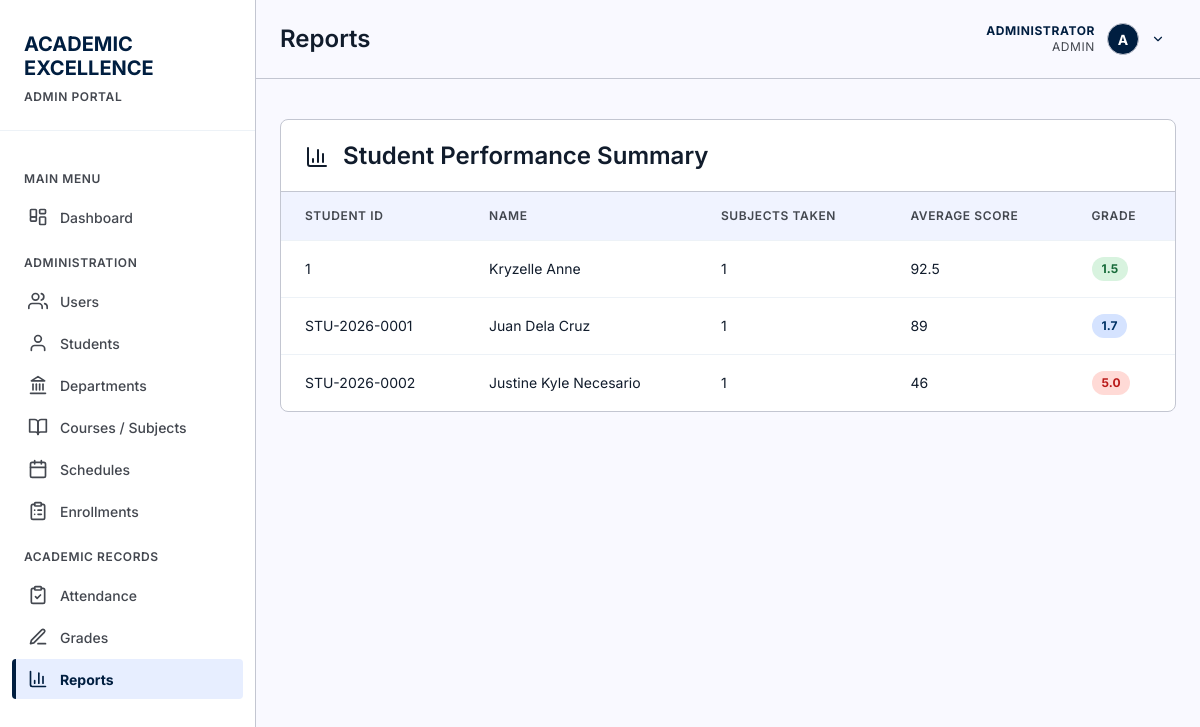
The page /pages/reports.php (signed in) on the database as committed earlier.
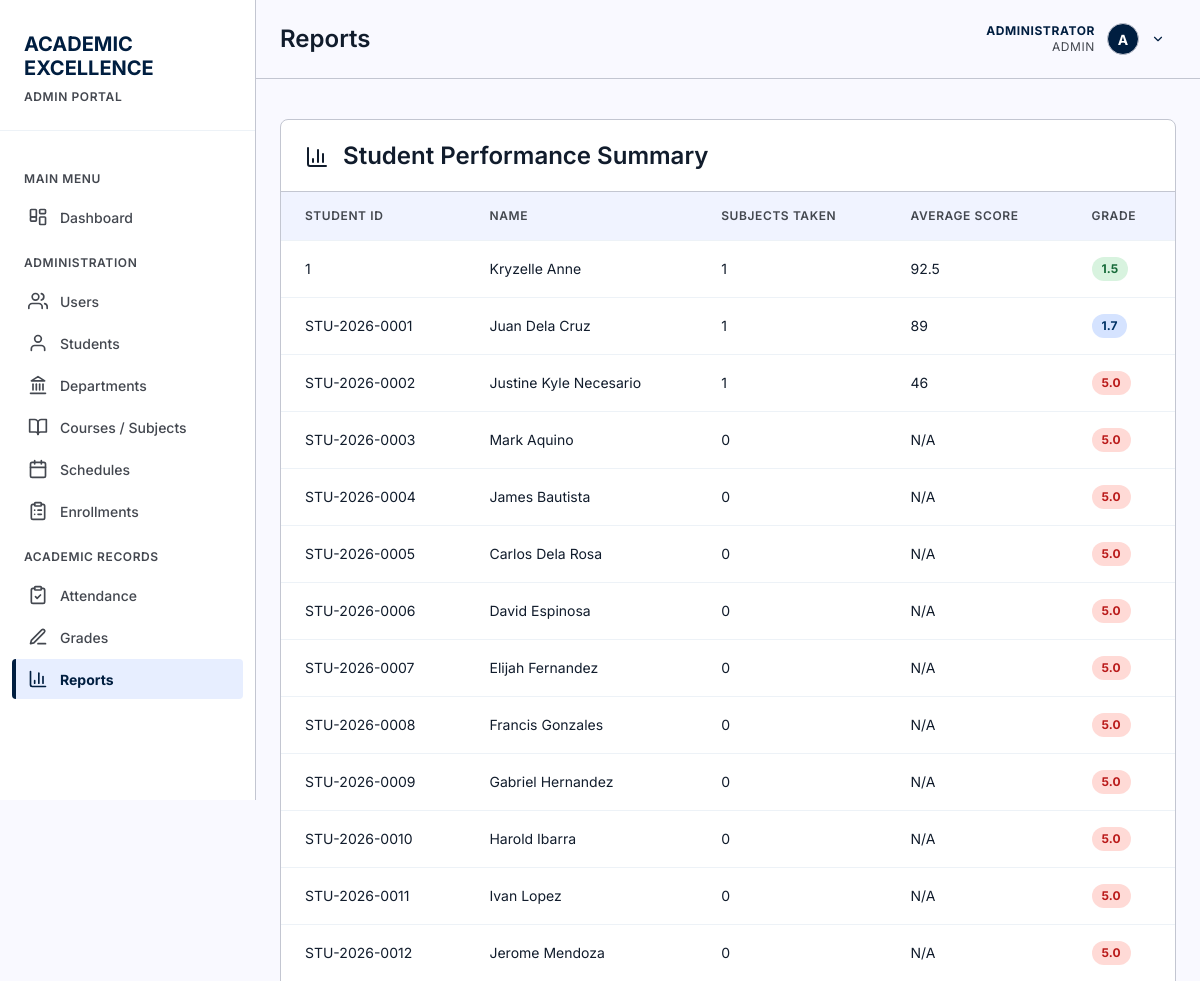
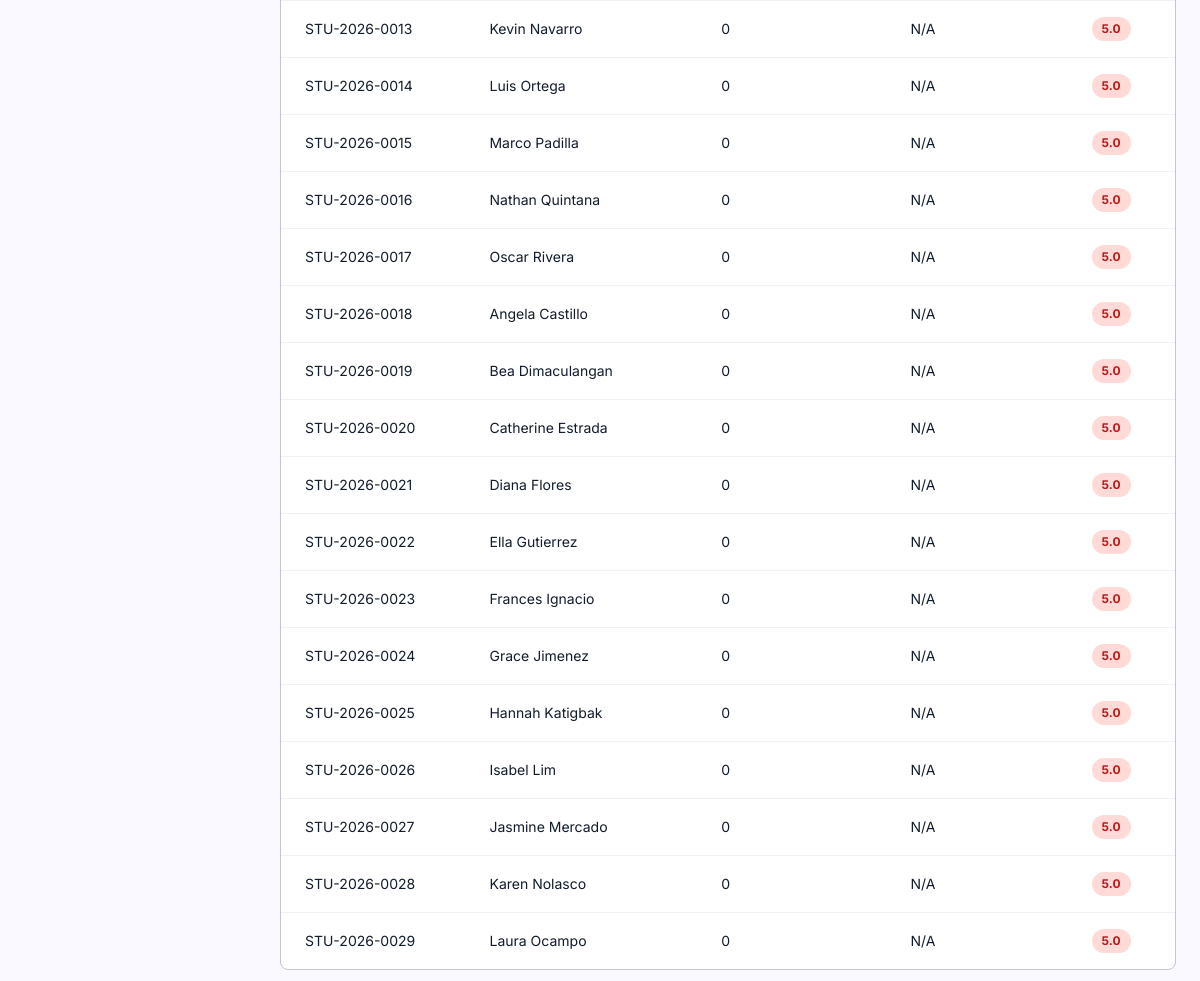
The same page on the database as committed later (2 pictures, top to bottom).
### tables this page shows
CREATE TABLE students (
        id INTEGER PRIMARY KEY AUTOINCREMENT,
        student_id TEXT UNIQUE NOT NULL,
        first_name TEXT NOT NULL,
        last_name TEXT NOT NULL,
        email TEXT,
        phone TEXT,
        date_of_birth DATE,
        gender TEXT CHECK(gender IN ('Male', 'Female', 'Other')),
        enrollment_date DATE DEFAULT CURRENT_DATE,
        status TEXT DEFAULT 'Active' CHECK(status IN ('Active', 'Inactive', 'Graduated')),
        created_at TIMESTAMP DEFAULT CURRENT_TIMESTAMP
    , user_id INTEGER REFERENCES users(id) ON DELETE SET NULL, program_id INTEGER REFERENCES programs(id) ON DELETE SET NULL, year_level INTEGER, expected_graduation_date DATE, updated_at DATETIME);

### includes/functions.php (called while the page is built, shortened)
<?php
require_once __DIR__ . '/icons.php';
function gradeDescriptor($grade) {
    return [
        '1.00' => 'Excellent',
        '1.25' => 'Very Good',
        '1.50' => 'Very Good',
        '1.75' => 'Good',
        '2.00' => 'Good',
        '2.25' => 'Satisfactory',
        '2.50' => 'Satisfactory',
        '2.75' => 'Fairly Satisfactory',
        '3.00' => 'Fairly Satisfactory',
        '4.00' => 'Conditional',
        '5.00' => 'Failing'
    ][(string) $grade] ?? '';
}
function gradeBadgeClass($grade) {
    $g = (string) $grade;
    if ($g === '1.00' || $g === '1.25' || $g === '1.50') return 'grade-top';
    if ($g === '1.75' || $g === '2.00' || $g === '2.25') return 'grade-good';
    return 'grade-fail';
}
function formatGrade($grade) {
    $g = (float) $grade;
    return number_format(floor($g * 10) / 10, 1, '.', '');
}

### pages/reports.php (the view, shortened to what this page needs)
<?php
require_once '../includes/functions.php';
$db = getDB();
$stmt = $db->query("
    SELECT
        s.id,
        s.student_id,
        s.first_name,
        s.last_name,
        COUNT(g.id) as total_subjects,
        ROUND(AVG(g.score), 2) as average_score,
        CASE
            WHEN AVG(g.score) >= 96 THEN '1.00'
            WHEN AVG(g.score) >= 93 THEN '1.25'
            WHEN AVG(g.score) >= 90 THEN '1.50'
            WHEN AVG(g.score) >= 88 THEN '1.75'
            WHEN AVG(g.score) >= 85 THEN '2.00'
            WHEN AVG(g.score) >= 83 THEN '2.25'
            WHEN AVG(g.score) >= 80 THEN '2.50'
            WHEN AVG(g.score) >= 78 THEN '2.75'
            WHEN AVG(g.score) >= 75 THEN '3.00'
            ELSE '5.00'
        END as average_grade
    FROM students s
    LEFT JOIN grades g ON s.id = g.student_id
    GROUP BY s.id
    ORDER BY average_score DESC
");
$studentGrades = $stmt->fetchAll();
?>
<?php
include '../includes/header.php';
?>
<main>
        <div class="card">
            <div class="card-header">
                <h2><?php echo icon('bar-chart', 24); ?> Student Performance Summary</h2>
            </div>
            <table>
                <thead>
                    <tr>
                        <th>Student ID</th>
                        <th>Name</th>
                        <th>Subjects Taken</th>
                        <th>Average Score</th>
                        <th>Grade</th>
                    </tr>
                </thead>
                <tbody>
                    <?php foreach ($studentGrades as $row): ?>
                    <tr>
                        <td data-label="Student ID"><?php echo $row['student_id']; ?></td>
                        <td data-label="Name"><?php echo $row['first_name'] . ' ' . $row['last_name']; ?></td>
                        <td data-label="Subjects Taken"><?php echo $row['total_subjects']; ?></td>
                        <td data-label="Average Score"><?php echo $row['average_score'] ?? 'N/A'; ?></td>
                        <td data-label="Grade">
                            <?php if ($row['average_grade']): ?>
                            <span class="grade-badge <?php echo gradeBadgeClass($row['average_grade']); ?>" title="<?php echo htmlspecialchars(gradeDescriptor($row['average_grade'])); ?>">
                                <?php echo htmlspecialchars(formatGrade($row['average_grade'])); ?>
                            </span>
                            <?php else: ?>
                            <span>No grades</span>
                            <?php endif; ?>
                        </td>
                    </tr>
                    <?php endforeach; ?>
                </tbody>
            </table>
        </div>
    </main>
<?php include '../includes/footer.php'; ?>

Rows that differ between the two databases and show on the page:
added students: student "STU-2026-0003", first_name "Mark", last_name "Aquino", total_subjects "0", average_score "N/A", average_grade "5.0"
added students: student "STU-2026-0004", first_name "James", last_name "Bautista", total_subjects "0", average_score "N/A", average_grade "5.0"
added students: student "STU-2026-0005", first_name "Carlos", last_name "Dela Rosa", total_subjects "0", average_score "N/A", average_grade "5.0"
added students: student "STU-2026-0006", first_name "David", last_name "Espinosa", total_subjects "0", average_score "N/A", average_grade "5.0"
added students: student "STU-2026-0007", first_name "Elijah", last_name "Fernandez", total_subjects "0", average_score "N/A", average_grade "5.0"
added students: student "STU-2026-0008", first_name "Francis", last_name "Gonzales", total_subjects "0", average_score "N/A", average_grade "5.0"
added students: student "STU-2026-0009", first_name "Gabriel", last_name "Hernandez", total_subjects "0", average_score "N/A", average_grade "5.0"
added students: student "STU-2026-0010", first_name "Harold", last_name "Ibarra", total_subjects "0", average_score "N/A", average_grade "5.0"
added students: student "STU-2026-0011", first_name "Ivan", last_name "Lopez", total_subjects "0", average_score "N/A", average_grade "5.0"
added students: student "STU-2026-0012", first_name "Jerome", last_name "Mendoza", total_subjects "0", average_score "N/A", average_grade "5.0"
added students: student "STU-2026-0013", first_name "Kevin", last_name "Navarro", total_subjects "0", average_score "N/A", average_grade "5.0"
added students: student "STU-2026-0014", first_name "Luis", last_name "Ortega", total_subjects "0", average_score "N/A", average_grade "5.0"
added students: student "STU-2026-0015", first_name "Marco", last_name "Padilla", total_subjects "0", average_score "N/A", average_grade "5.0"
added students: student "STU-2026-0016", first_name "Nathan", last_name "Quintana", total_subjects "0", average_score "N/A", average_grade "5.0"
added students: student "STU-2026-0017", first_name "Oscar", last_name "Rivera", total_subjects "0", average_score "N/A", average_grade "5.0"
added students: student "STU-2026-0018", first_name "Angela", last_name "Castillo", total_subjects "0", average_score "N/A", average_grade "5.0"
added students: student "STU-2026-0019", first_name "Bea", last_name "Dimaculangan", total_subjects "0", average_score "N/A", average_grade "5.0"
added students: student "STU-2026-0020", first_name "Catherine", last_name "Estrada", total_subjects "0", average_score "N/A", average_grade "5.0"
added students: student "STU-2026-0021", first_name "Diana", last_name "Flores", total_subjects "0", average_score "N/A", average_grade "5.0"
added students: student "STU-2026-0022", first_name "Ella", last_name "Gutierrez", total_subjects "0", average_score "N/A", average_grade "5.0"
added students: student "STU-2026-0023", first_name "Frances", last_name "Ignacio", total_subjects "0", average_score "N/A", average_grade "5.0"
added students: student "STU-2026-0024", first_name "Grace", last_name "Jimenez", total_subjects "0", average_score "N/A", average_grade "5.0"
added students: student "STU-2026-0025", first_name "Hannah", last_name "Katigbak", total_subjects "0", average_score "N/A", average_grade "5.0"
added students: student "STU-2026-0026", first_name "Isabel", last_name "Lim", total_subjects "0", average_score "N/A", average_grade "5.0"
added students: student "STU-2026-0027", first_name "Jasmine", last_name "Mercado", total_subjects "0", average_score "N/A", average_grade "5.0"
added students: student "STU-2026-0028", first_name "Karen", last_name "Nolasco", total_subjects "0", average_score "N/A", average_grade "5.0"
added students: student "STU-2026-0029", first_name "Laura", last_name "Ocampo", total_subjects "0", average_score "N/A", average_grade "5.0"
